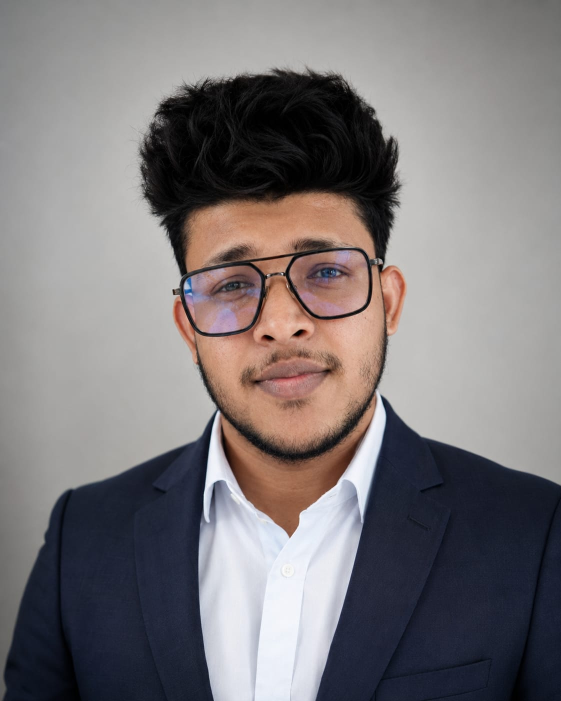
#> input picture nishen-profile.jpeg, 1122 x 1402 px (shown at 1/2 size)
$ python generate_ascii_portrait.py
#> lines starting #> are read from the running program, lines starting #| are printed output that depends on the picture; after the words box and inside, x2 and y2 are one past the last pixel; in counts of white or black regions, pixels touching at a corner belong together
"""
Generate a terminal/ASCII-style SVG portrait from nishen-profile.jpeg.

Pipeline:
1. Load the source photo and separate subject from the studio backdrop
   using border-connected flood fill on a brightness-difference mask
   (the backdrop is a smooth, roughly uniform gray; the subject is not).
2. Downsample the subject region to a character grid, sized so that
   grid_cols/grid_rows * cell_w/cell_h reproduces the source aspect ratio.
3. Map per-cell luminance to a density ramp of ASCII glyphs and a
   cyan -> white color ramp; cells outside the subject mask render as
   faint "code rain" glyphs or empty space instead of the portrait ramp.
4. Emit the grid as monospace <text>/<tspan> runs inside an SVG: a
   rounded, softly glowing panel with a thin accent border (no terminal
   window chrome) so it reads as a clean portrait, not a hacker mockup.

Usage: python generate_ascii_portrait.py
Reads:  ../nishen-profile.jpeg (relative to this script)
Writes: ../assets/nishen-ascii.svg
"""

import random
from pathlib import Path

import numpy as np
from PIL import Image
from scipy import ndimage

ROOT = Path(__file__).resolve().parent.parent
SRC_IMAGE = ROOT / "nishen-profile.jpeg"
OUT_SVG = ROOT / "assets" / "nishen-ascii.svg"

COLS = 108
CELL_W = 3.9
CELL_H = 7.8
PADDING = 16

RAMP = ".'`,:;-~+=iltI?!*xnuvcz1XY0OQ#%$@"
CODE_GLYPHS = "01{}<>/;:.="

COLOR_STOPS = [
    (0.00, (18, 60, 85)),
    (0.18, (12, 90, 120)),
    (0.38, (0, 140, 170)),
    (0.60, (44, 195, 210)),
    (0.80, (150, 232, 236)),
    (1.00, (235, 250, 250)),
]


def lerp(a, b, t):
    return a + (b - a) * t


def ramp_color(t):
    t = max(0.0, min(1.0, t))
    for i in range(len(COLOR_STOPS) - 1):
        t0, c0 = COLOR_STOPS[i]
        t1, c1 = COLOR_STOPS[i + 1]
        if t0 <= t <= t1:
            local = 0 if t1 == t0 else (t - t0) / (t1 - t0)
            r = round(lerp(c0[0], c1[0], local))
            g = round(lerp(c0[1], c1[1], local))
            b = round(lerp(c0[2], c1[2], local))
            return f"#{r:02x}{g:02x}{b:02x}"
    return "#ffffff"


def subject_mask(gray, sat):
    """Border-connected flood fill on a background-likeness mask.

    Erodes the candidate background mask before labeling so thin,
    low-contrast bridges (e.g. jaw/neck shadow) can't leak the flood
    fill into the face, then reconstructs the full region by
    propagating back out through the un-eroded mask.
    """
    # Tight bust-crop portraits fill the bottom corners with the
    # subject's shoulders, so only the top strip and the upper side
    # margins are reliably backdrop.
    h, w = gray.shape
    band = 24
    upper = int(h * 0.4)
    samples = np.concatenate(
        [
            gray[:band, :].ravel(),
            gray[:upper, :band].ravel(),
            gray[:upper, -band:].ravel(),
        ]
    )
    bg_level = np.median(samples)

    smooth = ndimage.uniform_filter(gray, size=9)
    local_var = ndimage.uniform_filter(gray**2, size=9) - smooth**2
    local_std = np.sqrt(np.clip(local_var, 0, None))

    # Neutral-gray backdrop: close to backdrop brightness, low local
    # contrast, and low color saturation (skin is visibly warmer/more
    # saturated than the gray studio backdrop even at similar brightness).
    bg_like = (np.abs(gray - bg_level) < 32) & (local_std < 10) & (sat < 0.18)

    seed_radius = 5
    # border_value=1 keeps genuine backdrop touching the frame edge from
    # being eroded away (default border_value=0 treats the area outside
    # the array as background, which would erase real border background).
    eroded = ndimage.binary_erosion(
        bg_like, structure=np.ones((seed_radius, seed_radius)), border_value=1
    )
    labels, _ = ndimage.label(eroded)
    border_labels = set(labels[0, :]) | set(labels[-1, :]) | set(labels[:, 0]) | set(labels[:, -1])
    border_labels.discard(0)
    seed = np.isin(labels, list(border_labels))

    background = ndimage.binary_propagation(seed, mask=bg_like)
    background = ndimage.binary_dilation(background, structure=np.ones((3, 3)))
    subject = ~background

    subject = ndimage.binary_closing(subject, structure=np.ones((7, 7)), iterations=2)
    subject = ndimage.binary_fill_holes(subject)
    subject = ndimage.binary_opening(subject, structure=np.ones((3, 3)))

    # Discard any small stray subject islands (noise), keep the largest
    # connected component plus anything touching it after closing.
    comp, n = ndimage.label(subject)
    if n > 1:
        sizes = ndimage.sum(subject, comp, range(1, n + 1))
        biggest = 1 + int(np.argmax(sizes))
        subject = comp == biggest

    return subject


def build():
    img = Image.open(SRC_IMAGE).convert("RGB")
#> img is the input picture: PIL image 1122x1402 RGB; mean R, G, B 124.1, 119.3, 120.9
    src_w, src_h = img.size
#> src_w = 1122; src_h = 1402

    rows = round(COLS * CELL_W / CELL_H * (src_h / src_w))
#> rows = 67

    crop_aspect = (COLS * CELL_W) / (rows * CELL_H)
#> crop_aspect = 0.806
    if src_w / src_h > crop_aspect:
        new_w = round(src_h * crop_aspect)
        x0 = (src_w - new_w) // 2
        img = img.crop((x0, 0, x0 + new_w, src_h))
    else:
        new_h = round(src_w / crop_aspect)
#> new_h = 1392
        y0 = max(0, (src_h - new_h) // 3)
#> y0 = 3
        img = img.crop((0, y0, src_w, min(src_h, y0 + new_h)))
#> img: PIL image 1122x1392 RGB

    gray_full = np.array(img.convert("L"), dtype=np.float32)
    hsv_full = np.array(img.convert("HSV"), dtype=np.float32) / 255.0
    sat_full = hsv_full[:, :, 1]
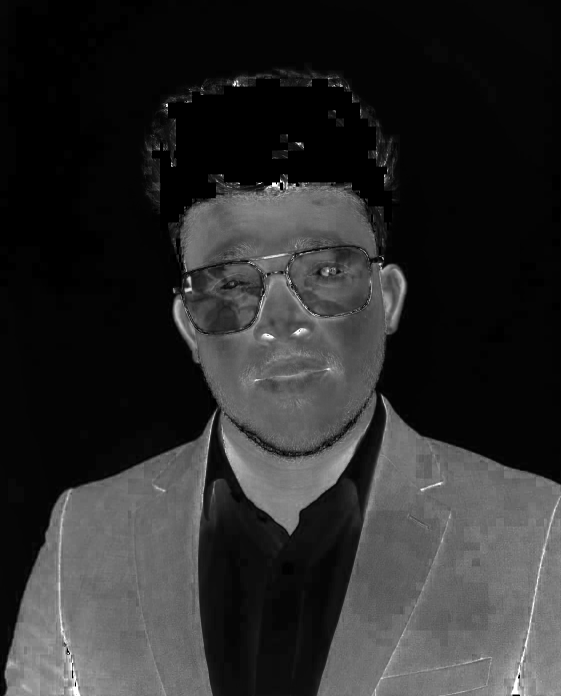
#> sat_full: shape (1392, 1122) float32 (shown at 1/2 size); min 0, max 1, mean 0.172
    mask_full = subject_mask(gray_full, sat_full)
#> in subject_mask, `bg_level = np.median(samples)`: bg_level = 145
#> in subject_mask, `bg_like = (np.abs(gray - bg_level) < 32) & (local_std < 10) & (sat < 0..`:
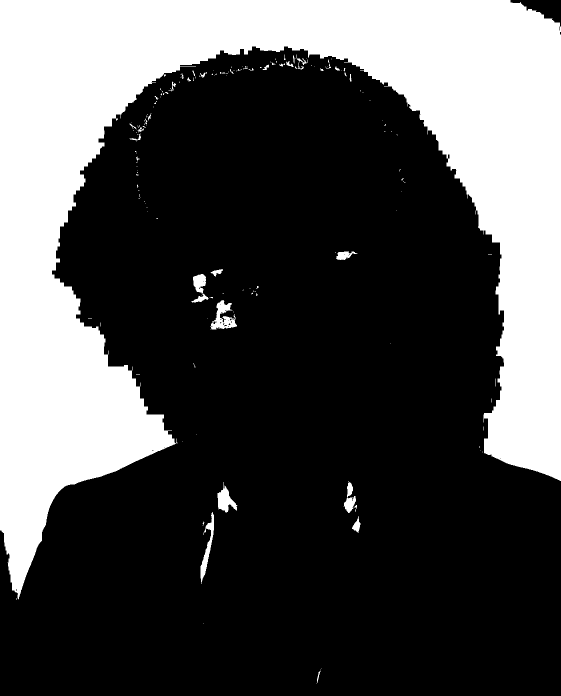
#> bg_like: shape (1392, 1122) bool (shown at 1/2 size); 31% white; 170 white regions (137 under 20 px), largest, box (x1, y1, x2, y2) and area: (0, 0, 1122, 1199) 476246, (420, 600, 474, 659) 1485, (401, 1024, 428, 1168) 1161
#> in subject_mask, `eroded = ndimage.binary_erosion( bg_like, structure=np.ones((seed_radi..`: eroded: shape (1392, 1122) bool; 30.1% white; 22 white regions (8 under 20 px), largest, box (x1, y1, x2, y2) and area: (0, 0, 1122, 1186) 467142, (437, 979, 472, 1022) 710, (388, 550, 410, 583) 394
#> in subject_mask, `labels, _ = ndimage.label(eroded)`:
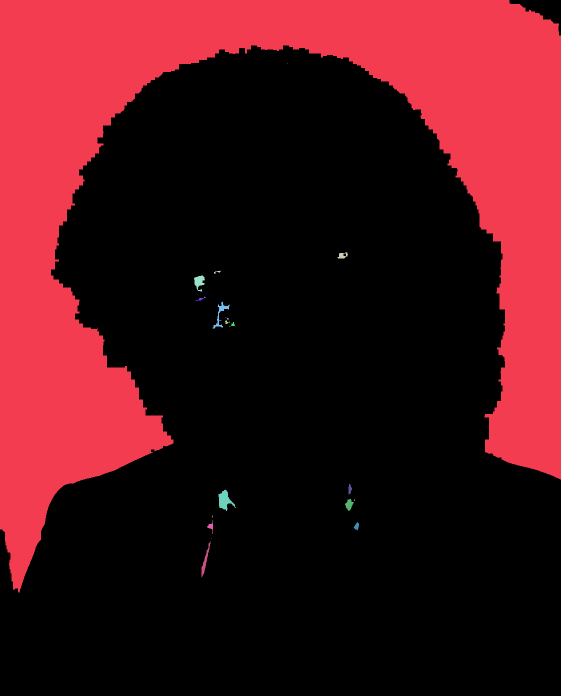
#> labels: shape (1392, 1122) int32 (shown at 1/2 size); 25 distinct labels, from 0 to 24; one colour per label, 0 black
#> in subject_mask, `border_labels = set(labels[0, :]) | set(labels[-1, :]) | set(labels[:,..`: border_labels = 2 items
#> in subject_mask, `seed = np.isin(labels, list(border_labels))`: seed: shape (1392, 1122) bool; 29.9% white; 1 white region, box (x1, y1, x2, y2) and area: (0, 0, 1122, 1186) 467142
#> in subject_mask, `background = ndimage.binary_propagation(seed, mask=bg_like)`: background: shape (1392, 1122) bool; 30.5% white; 1 white region, box (x1, y1, x2, y2) and area: (0, 0, 1122, 1199) 476161
#> in subject_mask, `background = ndimage.binary_dilation(background, structure=np.ones((3,..`: background: shape (1392, 1122) bool; 30.8% white; 1 white region, box (x1, y1, x2, y2) and area: (0, 0, 1122, 1200) 480796
#> in subject_mask, `subject = ndimage.binary_closing(subject, structure=np.ones((7, 7)), i..`:
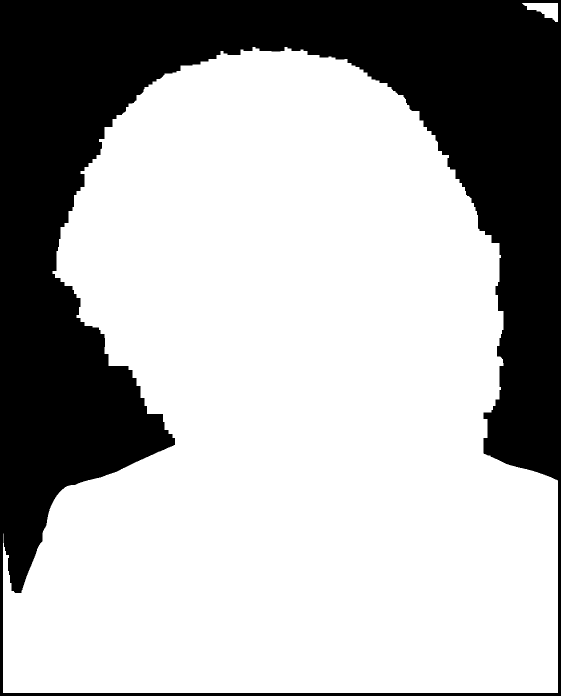
#> subject: shape (1392, 1122) bool (shown at 1/2 size); 68.5% white; 1 black region, box (x1, y1, x2, y2) and area: (0, 0, 1122, 1392) 491339
#> in subject_mask, `subject = ndimage.binary_opening(subject, structure=np.ones((3, 3)))`: subject: shape (1392, 1122) bool; 68.5% white; 1 black region, box (x1, y1, x2, y2) and area: (0, 0, 1122, 1392) 491377
#> in subject_mask, `comp, n = ndimage.label(subject)`:
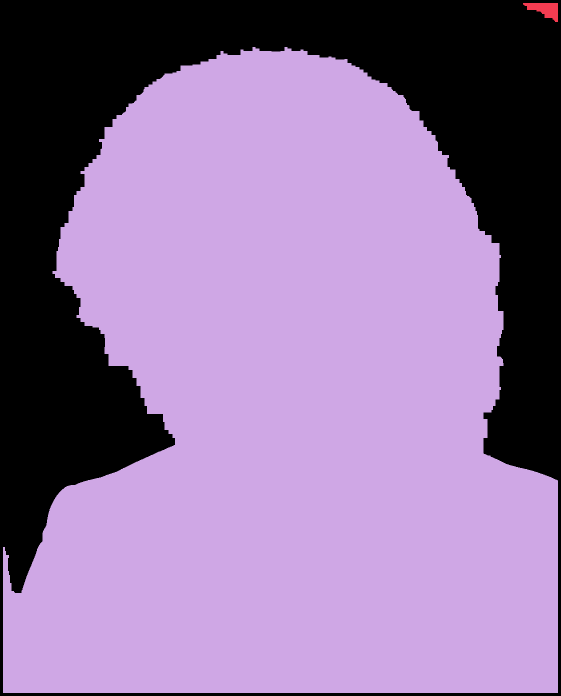
#> comp: shape (1392, 1122) int32 (shown at 1/2 size); 3 distinct labels, from 0 to 2; one colour per label, 0 black
#> in subject_mask, `comp, n = ndimage.label(subject)`: n = 2
#> in subject_mask, `sizes = ndimage.sum(subject, comp, range(1, n + 1))`: sizes = [1489, 1068958]
#> in subject_mask, `biggest = 1 + int(np.argmax(sizes))`: biggest = 2
#> in subject_mask, `subject = comp == biggest`: subject: shape (1392, 1122) bool; 68.4% white; 1 black region, box (x1, y1, x2, y2) and area: (0, 0, 1122, 1392) 492866

    small_img = img.resize((COLS, rows), Image.LANCZOS)
    gray_small = np.array(small_img.convert("L"), dtype=np.float32) / 255.0

    mask_img = Image.fromarray((mask_full * 255).astype(np.uint8)).resize((COLS, rows), Image.LANCZOS)
    mask_small = np.array(mask_img) > 127
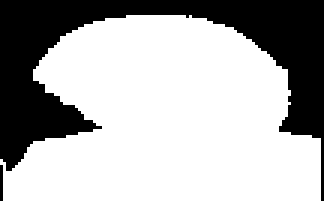
#> mask_small: shape (67, 108) bool (shown 3 times larger); 68.7% white; 2 black regions (1 under 20 px), largest, box (x1, y1, x2, y2) and area: (0, 0, 108, 67) 2252

    p2, p98 = np.percentile(gray_small[mask_small], (2, 98)) if mask_small.any() else (0, 1)
#> p2 = 0.0157; p98 = 0.929
    gray_norm = np.clip((gray_small - p2) / max(p98 - p2, 1e-4), 0, 1)
    gray_norm = gray_norm**0.85
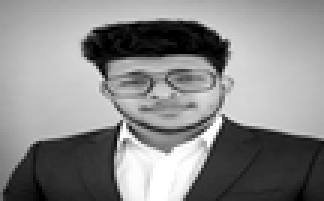
#> gray_norm: shape (67, 108) float32 (shown 3 times larger); min 0, max 1, mean 0.541

    rng = random.Random(42)
    width_px = COLS * CELL_W + PADDING * 2
    height_px = rows * CELL_H + PADDING * 2
#> height_px = 554.6

    rows_svg = []
    for ry in range(rows):
        runs = []
        cur_color = None
        cur_chars = []
        for rx in range(COLS):
            if mask_small[ry, rx]:
                t = float(gray_norm[ry, rx])
                idx = min(len(RAMP) - 1, int(t * (len(RAMP) - 1)))
                ch = RAMP[idx]
                color = ramp_color(t)
            else:
                if rng.random() < 0.02:
                    ch = rng.choice(CODE_GLYPHS)
                    color = "#0b2530"
                else:
                    ch = " "
                    color = "#0b2530"
            if ch == " ":
                if cur_chars and cur_chars[-1] != " ":
                    runs.append((cur_color, "".join(cur_chars)))
                    cur_chars = []
                cur_chars.append(" ")
                cur_color = color
                continue
            if color != cur_color:
                if cur_chars:
                    runs.append((cur_color, "".join(cur_chars)))
                cur_chars = [ch]
                cur_color = color
            else:
                cur_chars.append(ch)
        if cur_chars:
            runs.append((cur_color, "".join(cur_chars)))

        y = PADDING + ry * CELL_H + CELL_H * 0.82
        tspans = "".join(
            f'<tspan fill="{color}">{escape_xml(chars)}</tspan>'
            for color, chars in runs
            if chars.strip() != "" or True
        )
        rows_svg.append(f'<text x="{PADDING}" y="{y:.2f}" xml:space="preserve">{tspans}</text>')

    svg = f"""<svg xmlns="http://www.w3.org/2000/svg" width="{width_px:.0f}" height="{height_px:.0f}"
     viewBox="0 0 {width_px:.0f} {height_px:.0f}" role="img"
     aria-label="ASCII-style portrait of Nishen Madava">
  <defs>
    <linearGradient id="bg" x1="0" y1="0" x2="0" y2="1">
      <stop offset="0" stop-color="#0a141f"/>
      <stop offset="1" stop-color="#060b12"/>
    </linearGradient>
    <filter id="glow" x="-20%" y="-20%" width="140%" height="140%">
      <feGaussianBlur stdDeviation="0.5" result="b"/>
      <feMerge>
        <feMergeNode in="b"/>
        <feMergeNode in="SourceGraphic"/>
      </feMerge>
    </filter>
    <style>
      text {{ font-family: 'Cascadia Code','Fira Code',Consolas,'SFMono-Regular',Menlo,monospace;
              font-size: {CELL_H * 0.92:.2f}px; letter-spacing: 0; }}
    </style>
  </defs>

  <rect x="0.75" y="0.75" width="{width_px - 1.5:.1f}" height="{height_px - 1.5:.1f}" rx="16" fill="url(#bg)" stroke="#00ff88" stroke-opacity="0.3" stroke-width="1.5"/>

  <g filter="url(#glow)">
{chr(10).join(rows_svg)}
  </g>
</svg>
"""
    OUT_SVG.parent.mkdir(parents=True, exist_ok=True)
    OUT_SVG.write_text(svg, encoding="utf-8")
    print(f"Wrote {OUT_SVG} ({width_px:.0f}x{height_px:.0f}, {COLS}x{rows} grid)")
#| Wrote assets/nishen-ascii.svg (453x555, 108x67 grid)


def escape_xml(s):
    return (
        s.replace("&", "&amp;")
        .replace("<", "&lt;")
        .replace(">", "&gt;")
    )


if __name__ == "__main__":
    build()
